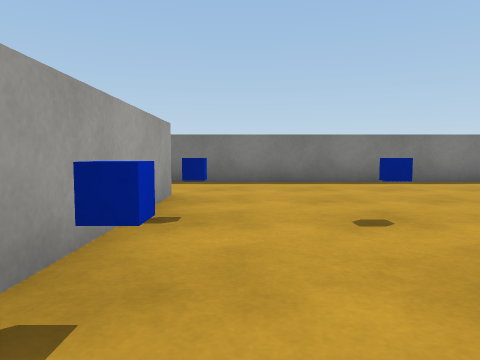
View 1 (above)

22 first-person views from a walk through a Unity game level. The camera is 0.55 m above the floor, tilts 4° down and sees 70° across. Doors are open. The floor is counted in squares, 1 m on a side. Each view is taken from the middle of a square. On the plan, view 1 faces up. The plan holds only what a view shows up to about 9 squares ahead; the rest is blank. The player character is not drawn. Surface patterns are stand-ins for the level's own textures.

View 2
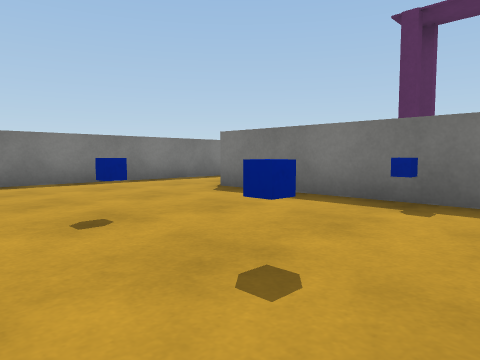

View 3
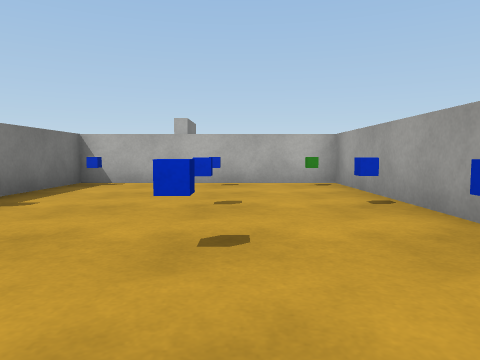

View 4
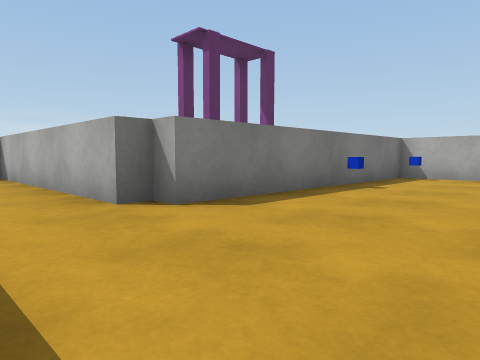

View 5
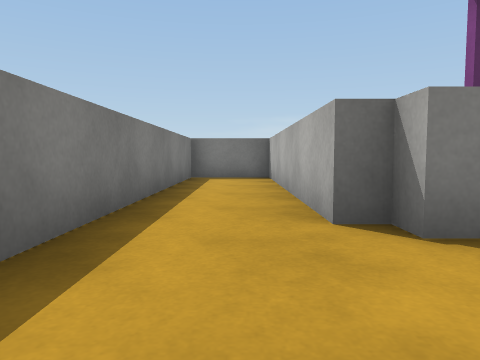

View 6
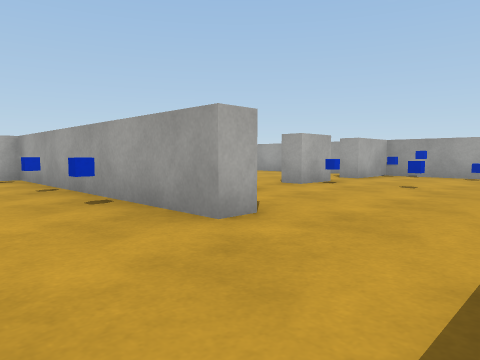

View 7
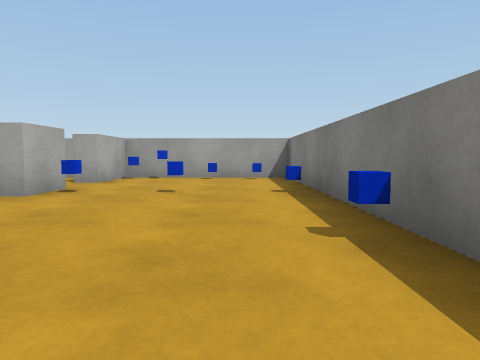

View 8
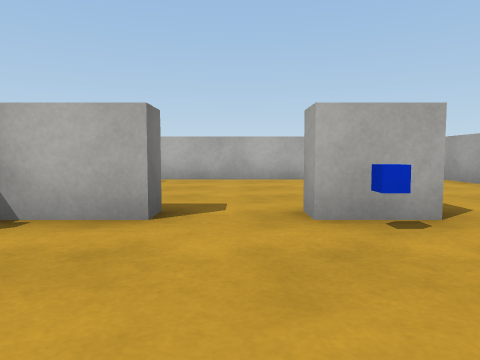

View 9
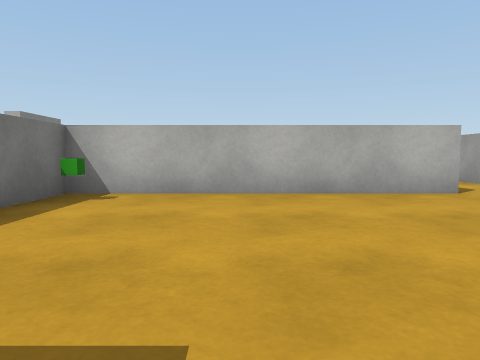

View 10
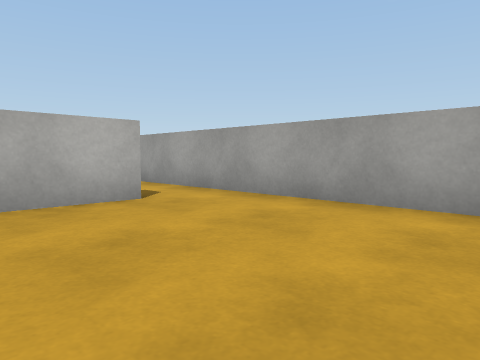

View 11
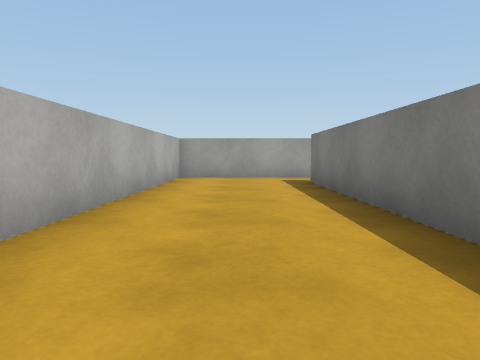

View 12
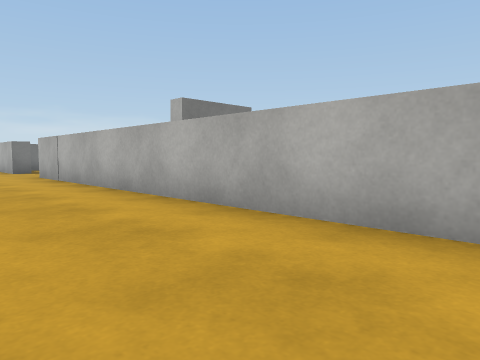

View 13
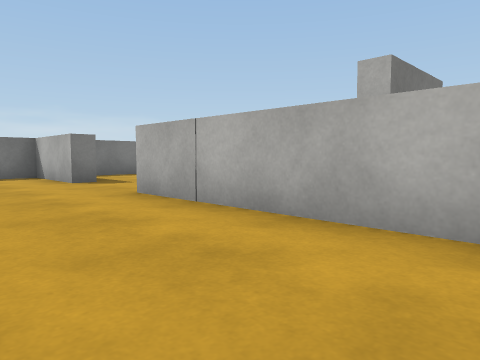

View 14
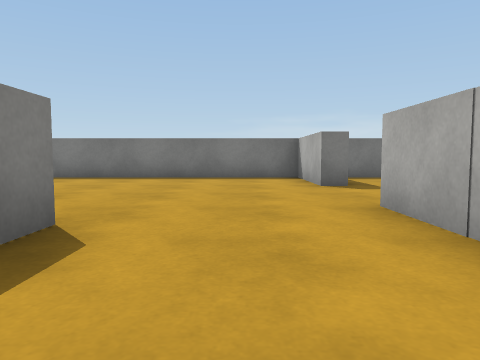

View 15
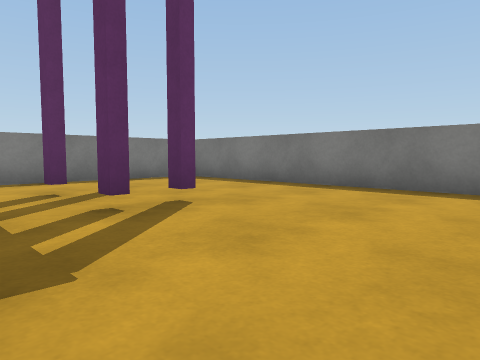

View 16
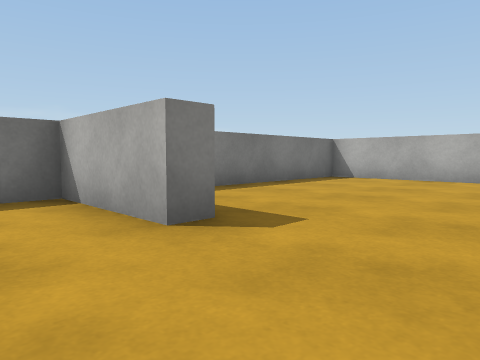

View 17
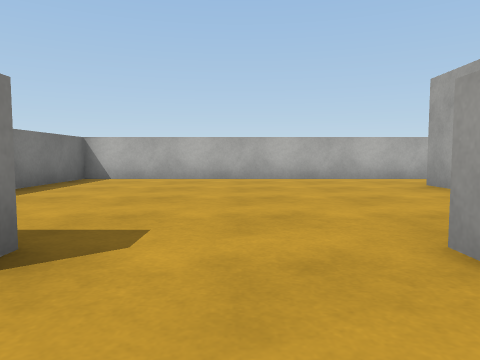

View 18
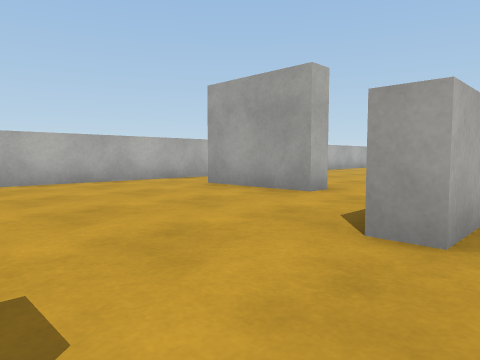

View 19
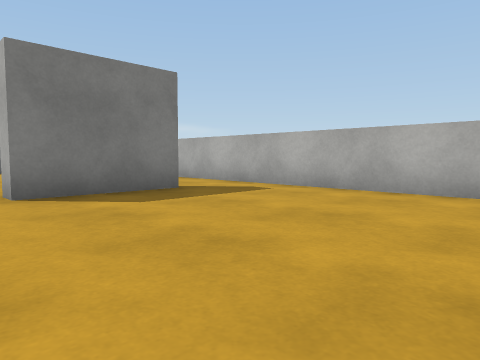

View 20
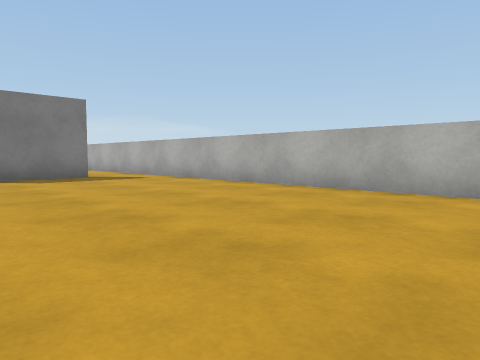

View 21
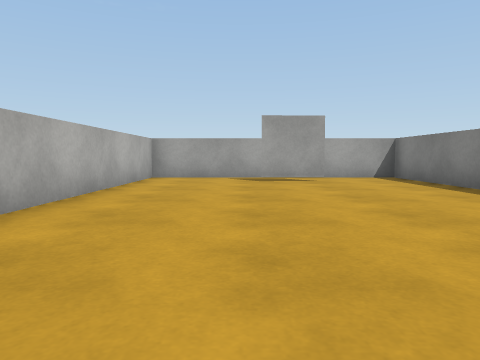

View 22
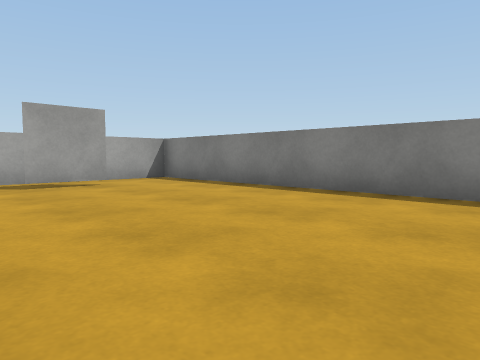

### Floor plan
Ten units are one square. View 1 is at (0, 0); x grows to the right and y downward. Boxes are objects, and circles mark ways between rooms. Rooms are numbered by the first view taken in them; rooms with no view inside come last. Other rooms are left out.
<svg viewBox="-93 -80 205 208">
<path fill="none" stroke="#000" d="M47 -48 47 -52M-10 -48 -10 20 43 20 43 -48M45 -72 -11 -72M-58 -31 -46 -31 -46 -25M-32 -25 -32 -31 -19 -31M-88 -18 -88 19M-72 20 -15 20 -15 5M-11 -72 -88 -72 -88 -31 -70 -31 -70 -25M48 25 40 25M83 56 107 56 107 -40M-20 25 -72 25M101 -47 62 -47M-88 19 -88 56 57 56M-18 60 -88 60 -88 123 24 123M-74 81 -74 96M30 105 30 80M30 80 35 80 35 105M24 123 107 123 107 68M47 -52 107 -52 107 -72 45 -72"/>
<rect x="-5" y="5" width="10" height="10" fill="#bbb"><title>other object</title></rect>
<rect x="-5" y="-15" width="10" height="10" fill="#bbb"><title>blue cube</title></rect>
<rect x="-5" y="-35" width="10" height="10" fill="#bbb"><title>blue cube</title></rect>
<rect x="5" y="5" width="10" height="10" fill="#bbb"><title>other object</title></rect>
<rect x="5" y="-15" width="10" height="10" fill="#bbb"><title>blue cube</title></rect>
<rect x="5" y="-35" width="10" height="10" fill="#bbb"><title>blue cube</title></rect>
<rect x="35" y="5" width="10" height="10" fill="#bbb"><title>blue cube</title></rect>
<rect x="35" y="-15" width="10" height="10" fill="#bbb"><title>blue cube</title></rect>
<rect x="-85" y="-45" width="10" height="10" fill="#bbb"><title>other object</title></rect>
<rect x="-85" y="-55" width="10" height="10" fill="#bbb"><title>other object</title></rect>
<rect x="-85" y="-65" width="10" height="10" fill="#bbb"><title>other object</title></rect>
<rect x="-55" y="-45" width="10" height="10" fill="#bbb"><title>blue cube</title></rect>
<rect x="-55" y="-55" width="10" height="10" fill="#bbb"><title>blue cube</title></rect>
<rect x="-55" y="-75" width="10" height="10" fill="#bbb"><title>blue cube</title></rect>
<rect x="-25" y="5" width="10" height="10" fill="#bbb"><title>green cube</title></rect>
<rect x="-25" y="-75" width="10" height="10" fill="#bbb"><title>blue cube</title></rect>
<rect x="65" y="-25" width="10" height="10" fill="#bbb"><title>other object</title></rect>
<circle cx="-10" cy="-60" r="3" fill="#2a7"/>
<circle cx="45" cy="-60" r="3" fill="#2a7"/>
<circle cx="-80" cy="20" r="3" fill="#2a7"/>
<circle cx="70" cy="60" r="3" fill="#2a7"/>
<circle cx="30" cy="110" r="3" fill="#2a7"/>
<circle cx="30" cy="70" r="3" fill="#2a7"/>
<text x="20" y="-30">1</text>
<text x="-60" y="-30">2</text>
<text x="40" y="30">3</text>
<text x="-30" y="90">4</text>
<text x="70" y="90">5</text>
<text x="80" y="-70">6</text>
</svg>
Room 1 opens to room 2. Room 1 opens to room 6. Room 2 opens to room 3. Room 3 opens to room 5. Room 4 opens to room 5.

Where each view was taken, in squares from view 1:
view 1: 0 up, 0 right, facing up
view 2: 0 up, 0 right, facing up-right
view 3: 5 up, 1 right, facing down
view 4: 7 up, 1 right, facing down-right
view 5: 6 up, 2 right, facing right
view 6: 7 up, 1 right, facing down-left
view 7: 6 up, 0 right, facing left
view 8: 6 up, 4 left, facing down
view 9: 3 up, 4 left, facing down
view 10: 2 up, 5 left, facing down-left
view 11: 4 down, 0 right, facing left
view 12: 3 down, 4 left, facing down-right
view 13: 3 down, 1 right, facing down-right
view 14: 4 down, 2 right, facing right
view 15: 3 down, 5 right, facing up-right
view 16: 4 down, 6 right, facing down-right
view 17: 4 down, 7 right, facing down
view 18: 5 down, 8 right, facing down-left
view 19: 7 down, 2 left, facing down-right
view 20: 7 down, 6 left, facing down-right
view 21: 10 down, 0 right, facing left
view 22: 11 down, 1 left, facing up-left
